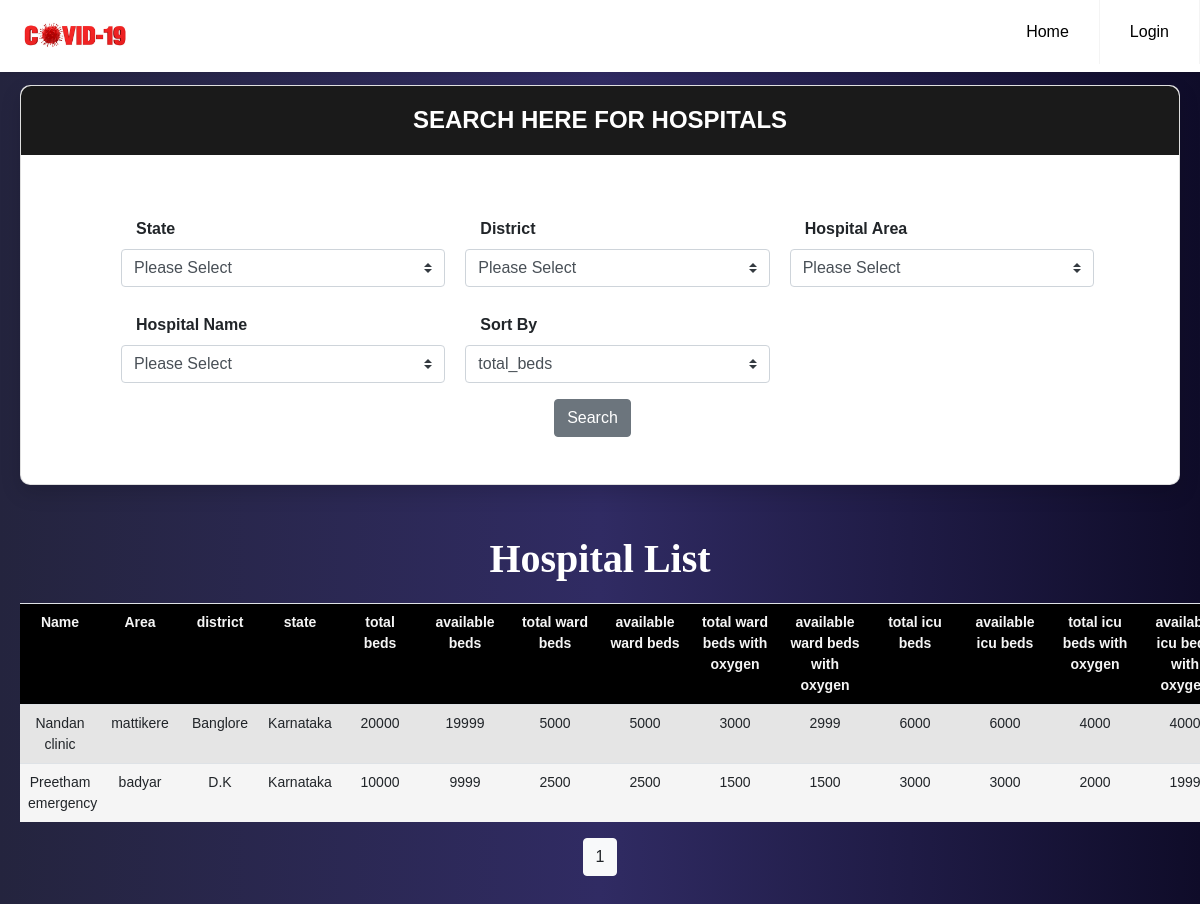
Before: /hospital with the older database file.
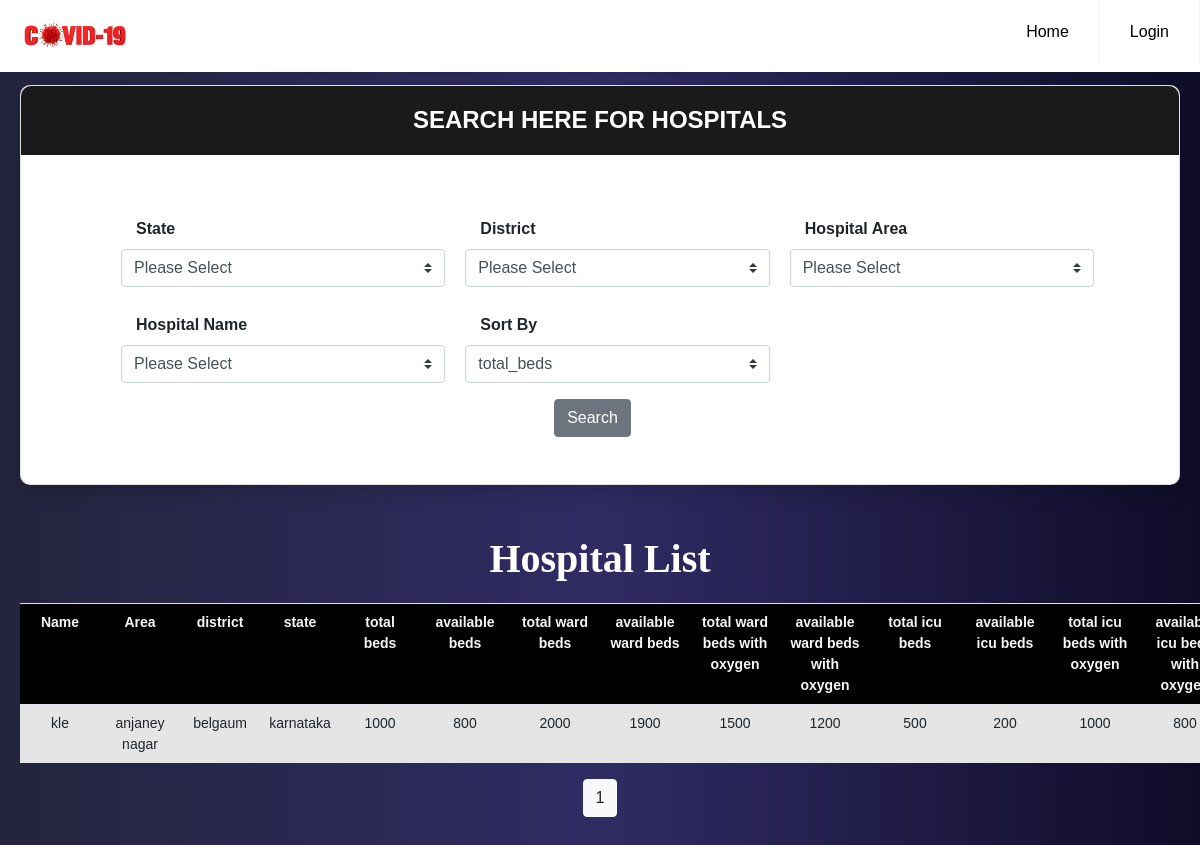
After: the same page with the newer database file.
### models.py (models this page shows, shortened)
class Hospital(db.Model):
    __tablename__ = "hospital"
    id = db.Column(db.Integer, primary_key=True)
    name = db.Column(db.String(100), nullable=False)
    area = db.Column(db.String(100), nullable=False)
    district = db.Column(db.String(100), nullable=False)
    state = db.Column(db.String(100), nullable=False)
    phone = db.Column(db.Integer, nullable=False)
    total_beds = db.Column(db.Integer, nullable=False)
    available_beds = db.Column(db.Integer, nullable=False)
    total_ward_beds = db.Column(db.Integer, nullable=False)
    available_ward_beds = db.Column(db.Integer, nullable=False)
    total_ward_beds_with_oxygen = db.Column(db.Integer, nullable=False)
    available_ward_beds_with_oxygen = db.Column(db.Integer, nullable=False)
    total_icu_beds = db.Column(db.Integer, nullable=False)
    available_icu_beds = db.Column(db.Integer, nullable=False)
    total_icu_beds_with_oxygen = db.Column(db.Integer, nullable=False)
    available_icu_beds_with_oxygen = db.Column(db.Integer, nullable=False)
    beds = db.relationship('Bed', backref='hospital', lazy=True)
    users = db.relationship('User', backref='hospital', lazy=True)
    doctors = db.relationship('Doctor', backref='hospital', lazy=True)

### app.py (the view, shortened to what this page needs)
@app.route('/hospital', methods=['GET','POST'])
def hospital():
    name=False
    district=False
    state=False
    area=False
    beds= False
    form = InfoForm()
    page = request.args.get('page', 1, type=int)
    print('page: ', page)
    if request.method == 'GET':
        name = request.args.get('name')
        state = request.args.get('state')
        district = request.args.get('district')
        area = request.args.get('area')
        beds = request.args.get('beds')
    if form.validate_on_submit() and request.method == "POST":
        print('POST request')
    data = Hospital.query.order_by(Hospital.total_beds.desc()).paginate(per_page=5, page=page)
    if(name =='Please Select' and district =='Please Select' and state =='Please Select' and area =='Please Select'):
        if beds == 'total_beds':
            data = Hospital.query.order_by(Hospital.total_beds.desc()).paginate(per_page=5, page=page)
        elif beds== 'available_beds':
            data = Hospital.query.order_by(Hospital.available_beds.desc()).paginate(per_page=5, page=page)
        elif beds == 'available_ward_beds':
            data = Hospital.query.order_by(Hospital.available_ward_beds.desc()).paginate(per_page=5, page=page)
        elif beds == 'available_ward_beds_with_oxygen':
            data = Hospital.query.order_by(Hospital.available_ward_beds_with_oxygen.desc()).paginate(per_page=5, page=page)
        elif beds == 'available_icu_beds':
            data = Hospital.query.order_by(Hospital.available_icu_beds.desc()).paginate(per_page=5, page=page)
        elif beds == 'available_icu_beds_with_oxygen':
            data = Hospital.query.order_by(Hospital.available_icu_beds_with_oxygen.desc()).paginate(per_page=5, page=page)
    elif(name !=  'Please Select' and district !='Please Select' and state !='Please Select' and area !='Please Select'):
        if beds == 'total_beds':
            data = Hospital.query.filter_by(name=name, district=district, state=state, area=area).order_by(Hospital.total_beds.desc()).paginate(per_page=5, page=page)
        elif beds== 'available_beds':
            data = Hospital.query.filter_by(name=name, district=district, state=state, area=area).order_by(Hospital.available_beds).paginate(per_page=5, page=page)
        elif beds == 'available_ward_beds':
            data = Hospital.query.filter_by(name=name, district=district, state=state, area=area).order_by(Hospital.available_ward_beds.desc()).paginate(per_page=5, page=page)
        elif beds == 'available_ward_beds_with_oxygen':
            data = Hospital.query.filter_by(name=name, district=district, state=state, area=area).order_by(Hospital.available_ward_beds_with_oxygen.desc()).paginate(per_page=5, page=page)
        elif beds == 'available_icu_beds':
            data = Hospital.query.filter_by(name=name, district=district, state=state, area=area).order_by(Hospital.available_icu_beds.desc()).paginate(per_page=5, page=page)
        elif beds == 'available_icu_beds_with_oxygen':
            data = Hospital.query.filter_by(name=name, district=district, state=state, area=area).order_by(Hospital.available_icu_beds_with_oxygen.desc()).paginate(per_page=5, page=page)
    else:
        data = Hospital.query.order_by(Hospital.total_beds.desc()).paginate(per_page=5, page=page)
        print("Get Request")
    form.name.data = name
    form.district.data = district
    form.state.data = state
    form.area.data = area
    form.beds.data = beds
    return render_template('index.html', form=form, name=name, district=district, state=state, area=area, beds=beds, hospitals=data)

### forms.py
class InfoForm(FlaskForm):
    name = SelectField('Name', choices=[('Please Select','Please Select'),('Preetham emergency','Preetham emergency'),('Nandan clinic','Nandan clinic'),('Siddarth multispeciality','Siddarth multispeciality'),('Father Muller Hospital','Father Muller Hospital')])
    district = SelectField('District: ', choices=[('Please Select','Please Select'),('D.K','D.K'),('Banglore','Banglore')])
    state = SelectField('State: ', choices=[('Please Select','Please Select'),('Andra','Andra'),('Karnataka','Karnataka')])
    area = SelectField('Area: ', choices=[('Please Select','Please Select'),('badyar','badyar'),('mattikere','mattikere')])
    beds = SelectField('Sort bed results by ', validators=[DataRequired()], choices=[('total_beds','total_beds'),('available_beds','available_beds'),('available_ward_beds','available_ward_beds'),('available_ward_beds_with_oxygen','available_ward_beds_with_oxygen'),('available_icu_beds','available_icu_beds'),('available_icu_beds_with_oxygen','available_icu_beds_with_oxygen')], default='total_beds')
    submit = SubmitField('Search')

### templates/index.html (shortened to what the changed rows need)
{% extends "base.html" %}
{% block content %}
<div class="wrapper__main">
    <div class="page-wrapper bg-gra-03 p-t-45 p-b-50">
        <div class="wrapper wrapper--w790">
            <div class="card card-5">
                <div class="card-heading">
                    <h2 class="title">Search Here for Hospitals</h2>
                </div>
                </div>
            </div>
  <div class="table__main">
    <div class="table__wrapper">
        <h1 class="label__head">Hospital List</h1>
        <table class="table">
            <tr class="table__head text-break">
                <th class="table__cell" width="80px">Name</th>
                <th class="table__cell" width="80px">Area</th>
                <th class="table__cell" width="80px">district</th>
                <th class="table__cell" width="80px">state</th>
                <th class="table__cell" width="80px">total beds</th>
                <th class="table__cell" width="90px">available beds</th>
                <th class="table__cell" width="90px">total ward beds</th>
                <th class="table__cell" width="90px">available ward beds</th>
                <th class="table__cell" width="90px">total ward beds with oxygen</th>
                <th class="table__cell" width="90px">available ward beds with oxygen</th>
                <th class="table__cell" width="90px">total icu beds</th>
                <th class="table__cell" width="90px">available icu beds</th>
                <th class="table__cell" width="90px">total icu beds with oxygen</th>
                <th class="table__cell" width="90px">available icu beds with oxygen</th>
            </tr>
            {% for row in hospitals.items %}
            {% if current_user.role == "admin" %}
            <tr style="text-align: center;" class="table__row">
                <td class="table__cell"><a href="{{ url_for('profilehospital', hospital_id = row.id) }}">{{row.name}}</a></td>
                <td class="table__cell">{{row.area}}</td>
                <td class="table__cell">{{row.district}}</td>
                <td class="table__cell">{{row.state}}</td>
                <td class="table__cell">{{row.total_beds}}</td>
                <td class="table__cell">{{row.available_beds}}</td>
                <td class="table__cell">{{row.total_ward_beds}}</td>
                <td class="table__cell">{{row.available_ward_beds}}</td>
                <td class="table__cell">{{row.total_ward_beds_with_oxygen}}</td>
                <td class="table__cell">{{row.available_ward_beds_with_oxygen}}</td>
                <td class="table__cell">{{row.total_icu_beds}}</td>
                <td class="table__cell">{{row.available_icu_beds}}</td>
                <td class="table__cell">{{row.total_icu_beds_with_oxygen}}</td>
                <td class="table__cell">{{row.available_icu_beds_with_oxygen}}</td>
            </tr>
            {% else %}
            <tr style="text-align: center;" class="table__row">
                <td class="table__cell">{{row.name}}</td>
                <td class="table__cell">{{row.area}}</td>
                <td class="table__cell">{{row.district}}</td>
                <td class="table__cell">{{row.state}}</td>
                <td class="table__cell">{{row.total_beds}}</td>
                <td class="table__cell">{{row.available_beds}}</td>
                <td class="table__cell">{{row.total_ward_beds}}</td>
                <td class="table__cell">{{row.available_ward_beds}}</td>
                <td class="table__cell">{{row.total_ward_beds_with_oxygen}}</td>
                <td class="table__cell">{{row.available_ward_beds_with_oxygen}}</td>
                <td class="table__cell">{{row.total_icu_beds}}</td>
                <td class="table__cell">{{row.available_icu_beds}}</td>
                <td class="table__cell">{{row.total_icu_beds_with_oxygen}}</td>
                <td class="table__cell">{{row.available_icu_beds_with_oxygen}}</td>
            </tr>
            {% endif %}
            {% endfor %}
        </table>
        <div style="text-align: center;">
        {% for page_num in hospitals.iter_pages(left_edge=1, right_edge=1, left_current=1, right_current=2) %}
            {% if page_num %}
                {% if hospitals.page == page_num  %}
                    <a  class="btn btn-light mb-4" href="{{url_for('hospital', page=page_num, name=name, district=district, state=state, area=area, beds=beds) }}">{{ page_num }}</a>
                {% else %}
                    <a  class="btn btn-outline-light mb-4" href="{{ url_for('hospital', page=page_num, name=name, district=district, state=state, area=area, beds=beds) }}">{{ page_num }}</a>
                {% endif %}
            {% else %}
            <span style="color: white;">...</span>
            {% endif %}
        {% endfor %}
            </div>
    </div>
  </div>
</div>
</div>
{% endblock content %}

Changed rows visible on the page:
removed Hospital: name "Nandan clinic", area "mattikere", district "Banglore", state "Karnataka", total_beds "20000", available_beds "19999", total_ward_beds "5000", available_ward_beds "5000", total_ward_beds_with_oxygen "3000", available_ward_beds_with_oxygen "2999", total_icu_beds "6000", available_icu_beds "6000", total_icu_beds_with_oxygen "4000", available_icu_beds_with_oxygen "4000"
changed Hospital: name "Preetham emergency" → "kle"; area "badyar" → "anjaney nagar"; district "D.K" → "belgaum"; state "Karnataka" → "karnataka"; total_beds "10000" → "1000"; available_beds "9999" → "800"; total_ward_beds "2500" → "2000"; available_ward_beds "2500" → "1900"; available_ward_beds_with_oxygen "1500" → "1200"; total_icu_beds "3000" → "500"; available_icu_beds "3000" → "200"; total_icu_beds_with_oxygen "2000" → "1000"; available_icu_beds_with_oxygen "1999" → "800"
